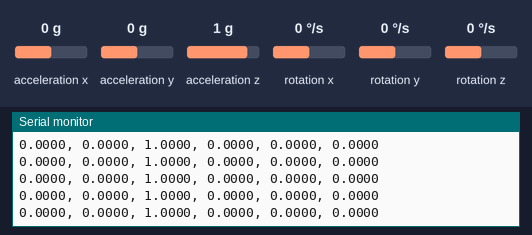
A sketch run on a simulated Arduino Nano 33 IoT. On the bench: the last lines printed to the serial monitor. The test bench sets the inputs (shaded band); at power-on: acceleration x 0 g, acceleration y 0 g, acceleration z 1 g, rotation x 0 °/s, rotation y 0 °/s, rotation z 0 °/s. Nothing arrives over Bluetooth unless stated; a phone connects over Bluetooth LE 3 s after start.

Above: at 3.9 s.
4.0 s: acceleration x set to -1.4 g
At 4.02 s:
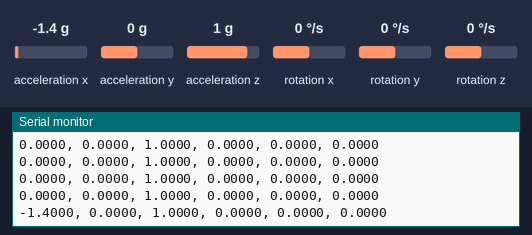
5.5 s: acceleration y set to -1.4 g
At 5.54 s:
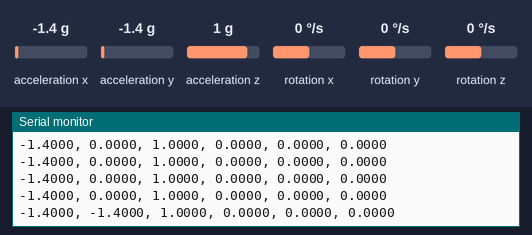
7.0 s: acceleration z set to -1.4 g
At 7.06 s:
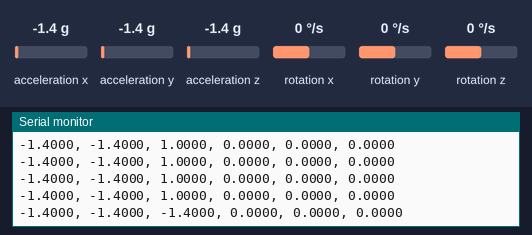
8.5 s: rotation x set to -192 °/s
At 8.58 s:
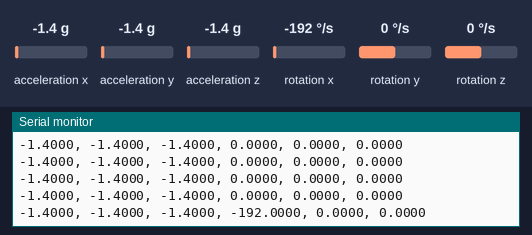
10.0 s: rotation y set to -192 °/s
At 10.0 s:
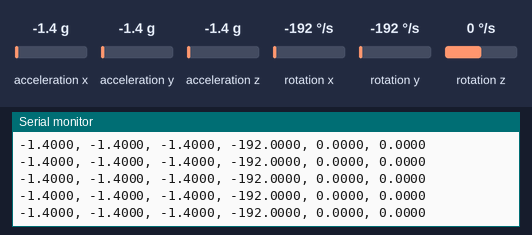

Measured:
- after the input at 4.0 s, the serial monitor: prints a new line at once (image 1)
- after the input at 5.5 s, the serial monitor: prints a new line at once (image 2)
- after the input at 7.0 s, the serial monitor: prints a new line after 0.05 s (image 3)
- after the input at 8.5 s, the serial monitor: prints a new line after 0.07 s (image 4)

The sketch:

xiao_imu_10Hz.ino
```cpp
#include <ArduinoBLE.h>
#include "LSM6DS3.h"
#include "Wire.h"

// Create an instance of class LSM6DS3
LSM6DS3 myIMU(I2C_MODE, 0x6A); // I2C device address 0x6A

// BLE Service
BLEService imuService("5d2af01a-439d-45ca-9dc7-edc49cf2a539"); // Custom UUID for the service

// BLE Characteristic with custom UUID
BLECharacteristic imuChar("ea1404e2-5466-4a03-a921-3786d1642e5d", BLERead | BLENotify, 400); // Custom UUID for IMU data

// Custom function to convert float to string
void floatToString(char* buffer, float value, int places) {
    // Handle negative numbers
    if (value < 0) {
        *buffer++ = '-';
        value = -value;
    }

    // Round value to the specified number of decimal places
    float rounding = 0.5;
    for (int i = 0; i < places; ++i) {
        rounding /= 10.0;
    }
    value += rounding;

    // Extract integer part
    unsigned long intPart = (unsigned long)value;
    float remainder = value - (float)intPart;

    // Convert integer part to string
    itoa(intPart, buffer, 10);
    while (*buffer != '\0') {
        buffer++;
    }

    // Add decimal point
    *buffer++ = '.';

    // Extract fractional part
    while (places-- > 0) {
        remainder *= 10.0;
        int toPrint = int(remainder);
        *buffer++ = toPrint + '0';
        remainder -= toPrint;
    }

    // Null-terminate the string
    *buffer = '\0';
}

void setup() {
    // Initialize serial communication
    Serial.begin(115200);

    // Initialize the IMU
    if (myIMU.begin() != 0) {
        Serial.println("Device error");
    } else {
        Serial.println("Device OK!");
    }

    // Initialize BLE
    if (!BLE.begin()) {
        Serial.println("starting BLE failed!");
        while (1);
    }

    // Set device name and local name
    BLE.setDeviceName("XIAO BLE Sense");
    BLE.setLocalName("XIAO BLE Sense");
    BLE.setAdvertisedService(imuService);

    // Add characteristic to the service
    imuService.addCharacteristic(imuChar);

    // Add service
    BLE.addService(imuService);

    // Start advertising
    BLE.advertise();

    Serial.println("Bluetooth device active, waiting for connections...");
}

void loop() {
    // Listen for BLE connections
    BLEDevice central = BLE.central();

    // If a central is connected to the peripheral:
    if (central) {
        Serial.print("Connected to central: ");
        Serial.println(central.address());

        // Check the IMU and send data periodically
        while (central.connected()) {
            // Read accelerometer and gyroscope values
            float accelX = myIMU.readFloatAccelX();
            float accelY = myIMU.readFloatAccelY();
            float accelZ = myIMU.readFloatAccelZ();
            float gyroX = myIMU.readFloatGyroX();
            float gyroY = myIMU.readFloatGyroY();
            float gyroZ = myIMU.readFloatGyroZ();

            // Create a message string for the package
            char message[400] = {0};
            char valueStr[20];

            // Add readings to the message
            floatToString(valueStr, accelX, 4);
            snprintf(message + strlen(message), sizeof(message) - strlen(message), "%s, ", valueStr);
            floatToString(valueStr, accelY, 4);
            snprintf(message + strlen(message), sizeof(message) - strlen(message), "%s, ", valueStr);
            floatToString(valueStr, accelZ, 4);
            snprintf(message + strlen(message), sizeof(message) - strlen(message), "%s, ", valueStr);
            floatToString(valueStr, gyroX, 4);
            snprintf(message + strlen(message), sizeof(message) - strlen(message), "%s, ", valueStr);
            floatToString(valueStr, gyroY, 4);
            snprintf(message + strlen(message), sizeof(message) - strlen(message), "%s, ", valueStr);
            floatToString(valueStr, gyroZ, 4);
            snprintf(message + strlen(message), sizeof(message) - strlen(message), "%s ", valueStr);


            // Update BLE characteristic with message string
            imuChar.writeValue(message);

            // Print the message to the Serial Monitor
            Serial.println(message);

            // Delay for 0.1 second to send data at 10 Hz frequency
            delay(100);
        }

        // When the central disconnects:
        Serial.print("Disconnected from central: ");
        Serial.println(central.address());
    }
}
```
